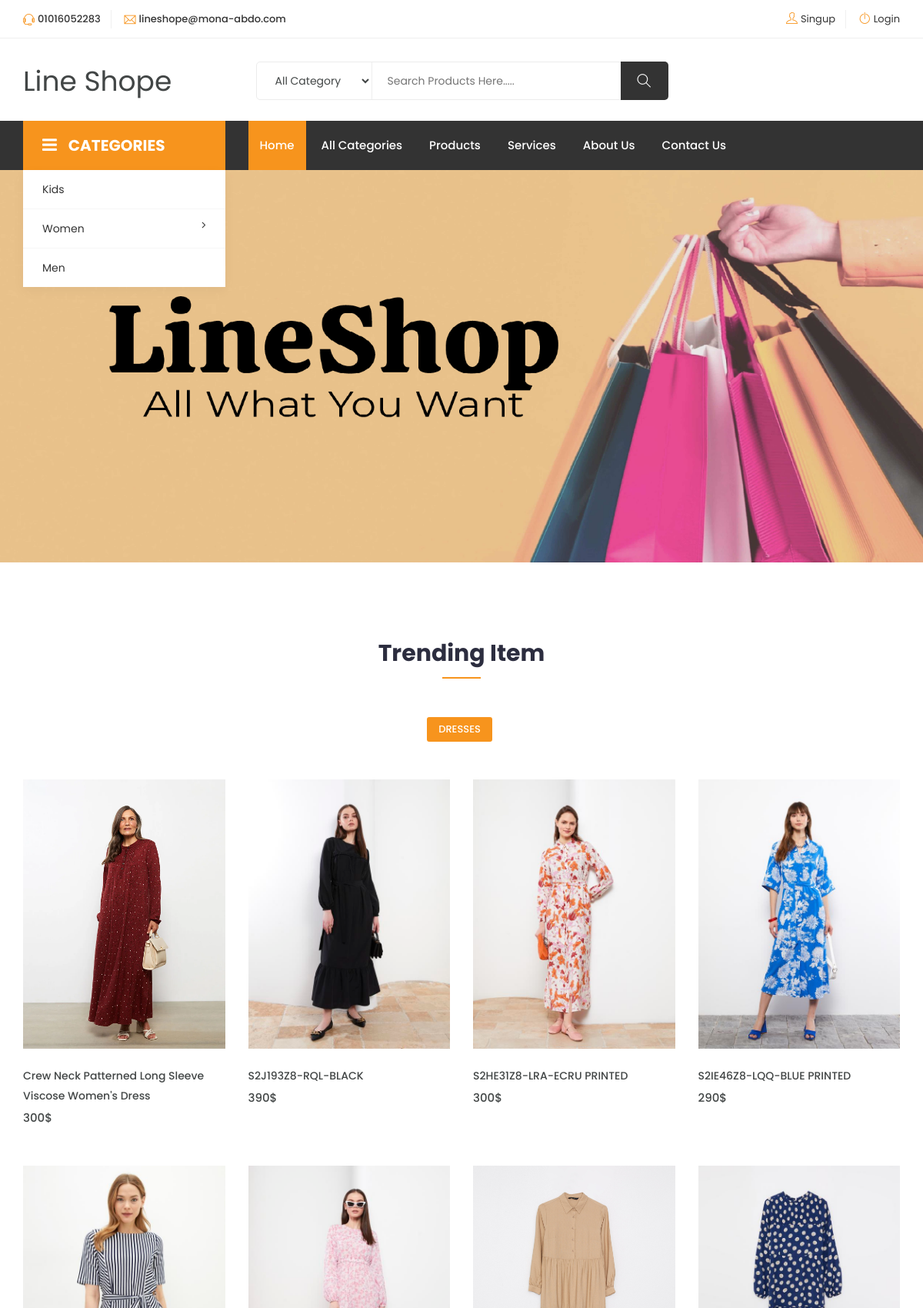
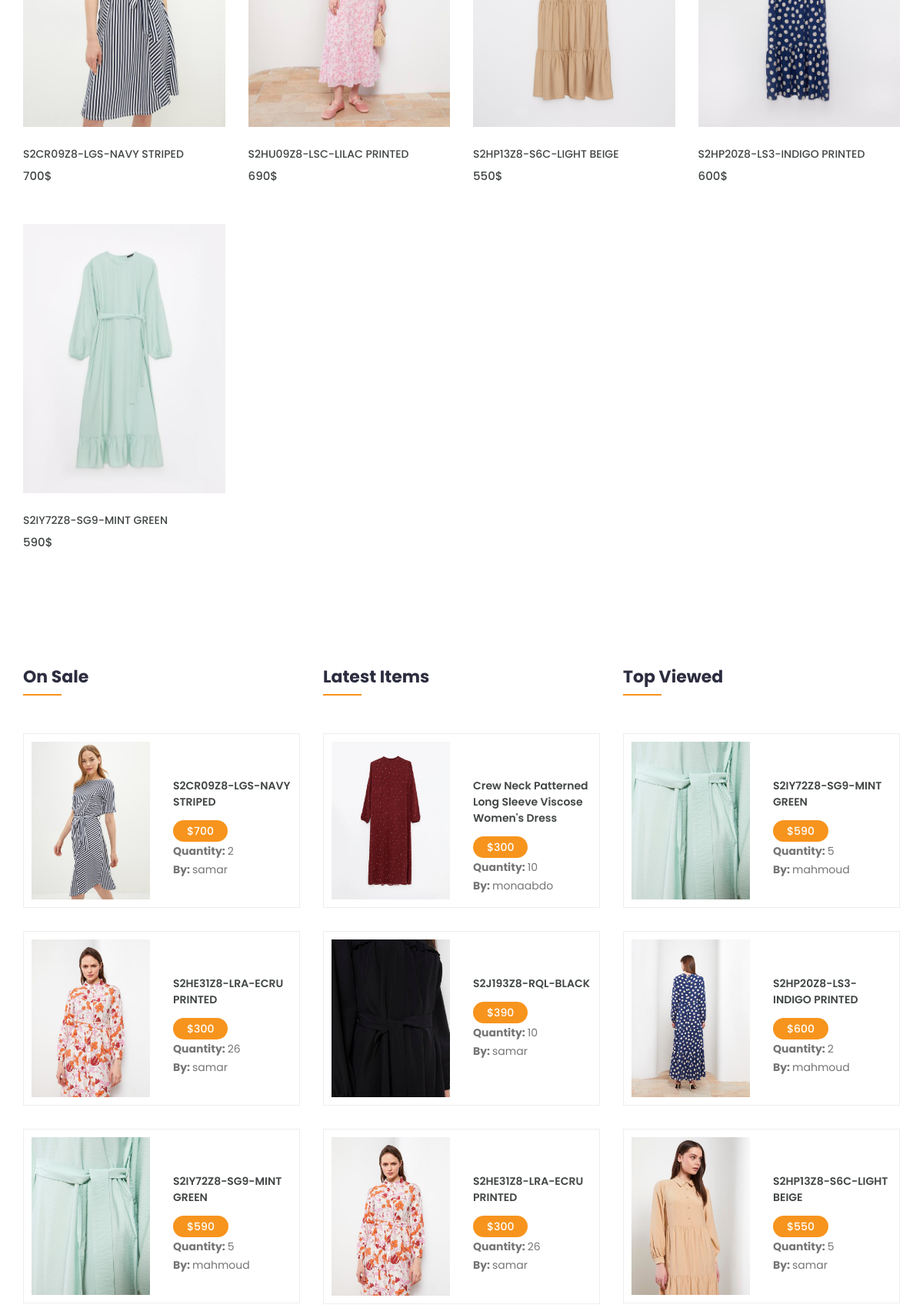
The page / (upper part) on the database its author committed (2 pictures, top to bottom).
### tables this page shows
CREATE TABLE `settings` (
  `id` tinyint(4) NOT NULL,
  `site_name` varchar(50) NOT NULL,
  `site_email` varchar(150) NOT NULL,
  `site_phone` varchar(50) NOT NULL,
  `site_link` varchar(255) NOT NULL,
  `site_status` tinyint(1) NOT NULL DEFAULT 1,
  `site_tags` varchar(255) NOT NULL,
  `site_desc` tinytext NOT NULL,
  `site_text_close` tinytext NOT NULL,
  `site_copyrights` tinytext NOT NULL,
  `site_summery` varchar(255) NOT NULL,
  `fb_url` varchar(255) NOT NULL,
  `tw_url` varchar(255) NOT NULL,
  `ln_url` varchar(255) NOT NULL,
  `wh_url` varchar(255) NOT NULL,
  `site_address` varchar(255) NOT NULL,
  `site_logo` varchar(150) NOT NULL,
  `slider_background` varchar(255) NOT NULL,
  `userid` tinyint(4) NOT NULL DEFAULT 1
);

CREATE TABLE `categories` (
  `id` tinyint(4) NOT NULL,
  `name` varchar(50) NOT NULL,
  `description` varchar(255) DEFAULT NULL,
  `parent_id` tinyint(4) NOT NULL DEFAULT 0,
  `user_id` tinyint(4) NOT NULL,
  `status` tinyint(1) NOT NULL DEFAULT 0,
  `image` varchar(50) DEFAULT NULL,
  `created_at` datetime NOT NULL DEFAULT current_timestamp(),
  `updated_at` datetime NOT NULL DEFAULT current_timestamp()
);

CREATE TABLE `pages` (
  `id` tinyint(4) NOT NULL,
  `title` varchar(255) NOT NULL,
  `content` mediumtext NOT NULL,
  `status` tinyint(1) NOT NULL DEFAULT 1,
  `user_id` int(11) NOT NULL,
  `created_at` datetime NOT NULL,
  `updated_at` datetime NOT NULL
);

CREATE TABLE `files` (
  `id` int(11) NOT NULL,
  `product_id` int(11) NOT NULL,
  `file_name` varchar(255) NOT NULL,
  `file_size` varchar(255) NOT NULL,
  `file_dir` varchar(255) NOT NULL
);

CREATE TABLE `products` (
  `id` int(11) NOT NULL,
  `title` varchar(255) NOT NULL,
  `category_id` tinyint(4) NOT NULL,
  `status` tinyint(1) NOT NULL,
  `user_id` tinyint(4) NOT NULL,
  `price` smallint(6) NOT NULL,
  `discount` tinyint(4) NOT NULL DEFAULT 0,
  `quantity` tinyint(4) NOT NULL DEFAULT 0,
  `details` text NOT NULL,
  `views` mediumint(9) NOT NULL,
  `created_at` datetime NOT NULL DEFAULT current_timestamp(),
  `updated_at` datetime NOT NULL DEFAULT current_timestamp()
);

CREATE TABLE `users` (
  `id` smallint(5) UNSIGNED NOT NULL,
  `username` varchar(100) NOT NULL,
  `email` varchar(150) NOT NULL,
  `password` varchar(150) NOT NULL,
  `phone` varchar(14) NOT NULL,
  `role_id` tinyint(4) NOT NULL DEFAULT 2,
  `status` tinyint(1) NOT NULL DEFAULT 0,
  `trust_user` tinyint(1) NOT NULL DEFAULT 0,
  `country_id` smallint(6) DEFAULT NULL,
  `state_id` smallint(6) DEFAULT NULL,
  `city_id` smallint(6) DEFAULT NULL,
  `avatar` varchar(255) NOT NULL DEFAULT 'no-image.png',
  `exp_date` varchar(250) NOT NULL,
  `reset_link_token` varchar(255) NOT NULL,
  `created_at` datetime NOT NULL DEFAULT current_timestamp(),
  `updated_at` datetime NOT NULL DEFAULT current_timestamp()
);

### index.php (the view, shortened to what the rows shown need)
<?php
require_once "init.php";
include $tpl."header.php";
?>
	<?php
	$slider_background = get_item('slider_background','settings','id',1);
	?>
	<section class="hero-slider">
		<div class="single-slider" style="background-image:url(<?=$slider_background?>)">
		</div>
	</section>
    <div class="product-area section">
            <div class="container">
				<div class="row">
					<div class="col-12">
						<div class="section-title">
							<h2>Trending Item</h2>
						</div>
					</div>
				</div>
				<div class="row">
					<div class="col-12">
						<div class="product-info">
							<div class="nav-main">
								<ul class="nav nav-tabs" id="myTab" role="tablist">
									<?php
										$categories = get_all_rows_data('categories','status',1,6);
										foreach($categories as $index =>$category){
											$productCount = checkItem('category_id','products',$category['id']);
											if($productCount > 5):
												$class = '';
												if($index == 0) $class = 'active';
												echo '<li class="nav-item"><a class="nav-link '.$class.'" data-toggle="tab" href="#'.$category['id'].'" role="tab">'.$category['name'].'</a></li>';
											endif;
										}
									?>
								</ul>
							</div>
							<div class="tab-content" id="myTabContent">
								<?php
								$categories = get_all_rows_data('categories','status',1,6);
								foreach($categories as $index =>$category):
									$productCount = checkItem('category_id','products',$category['id']);
									if($productCount > 5):
										$class = '';
										if($index == 0) $class = 'active show';
								?>
								<div class="tab-pane fade <?=$class?>" id="<?=$category['id']?>" role="tabpanel">
									<div class="tab-single">
										<div class="row">
											<?php
												$products = get_all_rows_data('products','category_id',$category['id']);
												foreach($products as $product):
													if($product['status'] == 1):
											            include $tpl."products.php";
												endif;
												endforeach;
											?>
										</div>
									</div>
								</div>
								<?php
									endif;
									endforeach;
								?>
							</div>
						</div>
					</div>
				</div>
            </div>
    </div>
	<section class="shop-home-list section" style="margin-top:50px;">
		<div class="container">
			<div class="row">
				<div class="col-lg-4 col-md-6 col-12">
					<div class="row">
						<div class="col-12">
							<div class="shop-section-title">
								<h1>On sale</h1>
							</div>
						</div>
					</div>
					<?php
						$products_sale = get_related_data('products','status',1,3,'discount');
						foreach($products_sale as $sale):
					?>
					<div class="single-list">
						<div class="row">
							<div class="col-lg-6 col-md-6 col-12">
								<div class="list-image overlay">
									<img src="assets/uploads/products/<?=get_item('file_name','files','product_id',$sale['id'])?>" alt="#">
								</div>
							</div>
							<div class="col-lg-6 col-md-6 col-12 no-padding">
								<div class="content">
									<h4 class="title"><a href="product.php?product_id=<?=$sale['id']?>"><?=$sale['title']?></a></h4>
									<p class="price with-discount">$<?=$sale['price']?></p>
                                    <p><b>Quantity: </b><?=$sale['quantity']?></p>
									<p><b>By: </b><a href="userProducts.php?user_id=<?=$sale['user_id']?>"><?=get_item('username','users','id',$sale['user_id'])?></a></p>
								</div>
							</div>
						</div>
					</div>
					<?php
						endforeach;
					?>
				</div>
				<div class="col-lg-4 col-md-6 col-12">
					<div class="row">
						<div class="col-12">
							<div class="shop-section-title">
								<h1>Latest Items</h1>
							</div>
						</div>
					</div>
					<?php
						$products_sale = get_related_data('products','status',1,3);
						foreach($products_sale as $sale):
					?>
					<div class="single-list">
						<div class="row">
							<div class="col-lg-6 col-md-6 col-12">
								<div class="list-image overlay">
									<img src="assets/uploads/products/<?=get_item('file_name','files','product_id',$sale['id'])?>" alt="#">
								</div>
							</div>
							<div class="col-lg-6 col-md-6 col-12 no-padding">
								<div class="content">
									<h4 class="title"><a href="product.php?product_id=<?=$sale['id']?>"><?=$sale['title']?></a></h4>
									<p class="price with-discount">$<?=$sale['price']?></p>
									<p><b>Quantity: </b><?=$sale['quantity']?></p>
									<p><b>By: </b><a href="userProducts.php?user_id=<?=$sale['user_id']?>"><?=get_item('username','users','id',$sale['user_id'])?></a></p>
								</div>
							</div>
						</div>
					</div>
					<?php
						endforeach;
					?>
				</div>
				<div class="col-lg-4 col-md-6 col-12">
					<div class="row">
						<div class="col-12">
							<div class="shop-section-title">
								<h1>Top viewed</h1>
							</div>
						</div>
					</div>
					<?php
						$products_sale = get_related_data('products','status',1,3,'views');
						foreach($products_sale as $sale):
					?>
					<div class="single-list">
						<div class="row">
							<div class="col-lg-6 col-md-6 col-12">
								<div class="list-image overlay">
									<img src="assets/uploads/products/<?=get_item('file_name','files','product_id',$sale['id'])?>" alt="#">
								</div>
							</div>
							<div class="col-lg-6 col-md-6 col-12 no-padding">
								<div class="content">
									<h4 class="title"><a href="product.php?product_id=<?=$sale['id']?>"><?=$sale['title']?></a></h4>
									<p class="price with-discount">$<?=$sale['price']?></p>
									<p><b>Quantity: </b><?=$sale['quantity']?></p>
									<p><b>By: </b><a href="userProducts.php?user_id=<?=$sale['user_id']?>"><?=get_item('username','users','id',$sale['user_id'])?></a></p>
								</div>
							</div>
						</div>
					</div>
					<?php
						endforeach;
					?>
				</div>
			</div>
		</div>
	</section>
<?php include $tpl."footer.php" ?>

### includes/templates/header.php (shortened to what the rows shown need)
<?php
include "includes/functions/functions.php";
?>
<!DOCTYPE html>
<html lang="zxx">
<head>
	<link rel="stylesheet" href="<?=$css_front?>bootstrap.css">
    <link rel="stylesheet" href="<?=$css_front?>magnific-popup.min.css">
    <link rel="stylesheet" href="<?=$css_front?>font-awesome.css">
	<link rel="stylesheet" href="<?=$css_front?>jquery.fancybox.min.css">
    <link rel="stylesheet" href="<?=$css_front?>themify-icons.css">
    <link rel="stylesheet" href="<?=$css_front?>niceselect.css">
    <link rel="stylesheet" href="<?=$css_front?>animate.css">
	<link rel="stylesheet" href="<?=$css_front?>flex-slider.min.css">
	<link rel="stylesheet" href="<?=$css_front?>jquery.exzoom.css"/>
    <link rel="stylesheet" href="<?=$css_front?>owl-carousel.css">
    <link rel="stylesheet" href="<?=$css_front?>slicknav.min.css">
	<link rel="stylesheet" href="https://cdn.datatables.net/1.11.3/css/jquery.dataTables.min.css">
    <link rel="stylesheet" href="https://unpkg.com/dropzone@5/dist/min/dropzone.min.css" type="text/css" />
	<link rel="stylesheet" href="<?=$css_front?>reset.css">
	<link rel="stylesheet" href="<?=$css_front?>style.css">
    <link rel="stylesheet" href="<?=$css_front?>responsive.css">
	<link rel="stylesheet" href="<?=$css_front?>myStyle.css">
	<?php
		$site_status = get_item('site_status','settings','id',1);
	?>
</head>
<body class="js">
	<header class="header shop">
		<div class="topbar">
			<div class="container">
				<div class="row">
					<div class="col-lg-5 col-md-12 col-12">
						<div class="top-left">
							<ul class="list-main">
								<li><i class="ti-headphone-alt"></i><?=get_item('site_phone','settings','id',1)?></li>
								<li><i class="ti-email"></i><?=get_item('site_email','settings','id',1)?></li>
							</ul>
						</div>
					</div>
				</div>
			</div>
		</div>
		<div class="middle-inner">
			<div class="container">
				<div class="row">
					<div class="col-lg-2 col-md-2 col-12">
						<div class="logo">
							<a href="index.php" class="navbar-brand site_name"><?=get_item('site_name','settings','id',1)?></a>
						</div>
					</div>
									<?php
									foreach(get_all_rows_data('categories','status',1) as $cat){
										echo '<option value="'.$cat['id'].'">'.$cat['name'].'</option>';
									}
									?>
				</div>
			</div>
		</div>
		<div class="header-inner">
			<div class="container">
				<div class="cat-nav-head">
					<div class="row">
					<?php
						if(isActive('index.php',1) == 'active'|| isActive('',1) == 'active'):
					?>
					<div class="col-lg-3">
						<div class="all-category">
								<ul class="main-category">
									<?php
										$main_cats = get_all_rows_data('categories','parent_id',0);
										foreach($main_cats as $parent_cat){
											$sub_cats = get_data_column_count('categories','parent_id',$parent_cat['id']);
											if($parent_cat['status'] == 1):
												echo '<li><a href="category.php?category_id='.$parent_cat['id'].'">'.$parent_cat['name'];
												if($sub_cats > 0){
													echo '<i class="fa fa-angle-right" aria-hidden="true"></i></a>
													<ul class="sub-category">';
													echo'</ul></li>';
												}
												else{
													echo '</a></li>';
												}
											endif;
											}
									?>
								</ul>
							</div>
						</div>
						<?php endif; ?>
						<div class="col-lg-<?=(isActive('index.php',1) == 'active' || isActive('',1) == 'active')? '9' : '12'?> col-12">
							<div class="menu-area">
								<nav class="navbar navbar-expand-lg">
									<div class="navbar-collapse">
										<div class="nav-inner">
											<ul class="nav main-menu menu navbar-nav">
													<?php
														$pages = get_all_rows_data('pages','status',1,3);
														foreach($pages as $page){
															(isset($_GET['page_id']) && $_GET['page_id'] == $page['id'])? $class='active' : $class = '';
															echo '<li class="'.$class.'"><a href="page.php?page_id='.$page['id'].'">'.$page['title'].'</a></li>';
														}
													?>
												</ul>
										</div>
									</div>
								</nav>
							</div>
						</div>
					</div>
				</div>
			</div>
		</div>
	</header>

### includes/templates/products.php (shortened to what the rows shown need)
<div class="col-xl-3 col-lg-4 col-md-4 col-12">
	<div class="single-product">
		<div class="product-img">
			<a href="product.php?product_id=<?=$product['id']?>">
			<?php
				$images = get_all_rows_data('files','product_id',$product['id'],1);
				foreach($images as $img):
			?>
				<img class="default-img" width="100%" height="350" src="assets/uploads/products/<?=$img['file_name']?>" alt="#">
			<?php endforeach; ?>
			</a>
		</div>
		<div class="product-content">
			<h3><a href="product.php?product_id=<?=$product['id']?>"><?= $product['title'] ?></a></h3>
				<div class="product-price">
					<span><?=$product['price']?>$</span>
				</div>
			</div>
	</div>
</div>

### rows shown on the page
settings: get_item('site_phone','settings','id',1) "01016052283", site_email "lineshope@mona-abdo.com", site_name "Line Shope", slider_background (picture)
categories: name "Kids"
categories: name "Women"
categories: name "Men"
pages: title "Services"
pages: title "About Us"
categories: name "DRESSES"
products: title "Crew Neck Patterned Long Sleeve Viscose Women's Dress", price "300", id.file_name (picture), quantity "10", user.username "monaabdo"
files: file_name (picture)
products: title "S2J193Z8-RQL-BLACK", price "390", id.file_name (picture), quantity "10", user.username "samar"
files: file_name (picture)
products: title "S2HE31Z8-LRA-ECRU PRINTED", price "300", id.file_name (picture), quantity "26", user.username "samar"
files: file_name (picture)
products: title "S2IE46Z8-LQQ-BLUE PRINTED", price "290"
files: file_name (picture)
products: title "S2CR09Z8-LGS-NAVY STRIPED", price "700", id.file_name (picture), quantity "2", user.username "samar"
files: file_name (picture)
products: title "S2HU09Z8-LSC-LILAC PRINTED", price "690"
files: file_name (picture)
products: title "S2HP13Z8-S6C-LIGHT BEIGE", price "550", id.file_name (picture), quantity "5", user.username "samar"
files: file_name (picture)
products: title "S2HP20Z8-LS3-INDIGO PRINTED", price "600", id.file_name (picture), quantity "2", user.username "mahmoud"
files: file_name (picture)
products: title "S2IY72Z8-SG9-MINT GREEN", price "590", id.file_name (picture), quantity "5", user.username "mahmoud"
files: file_name (picture)
